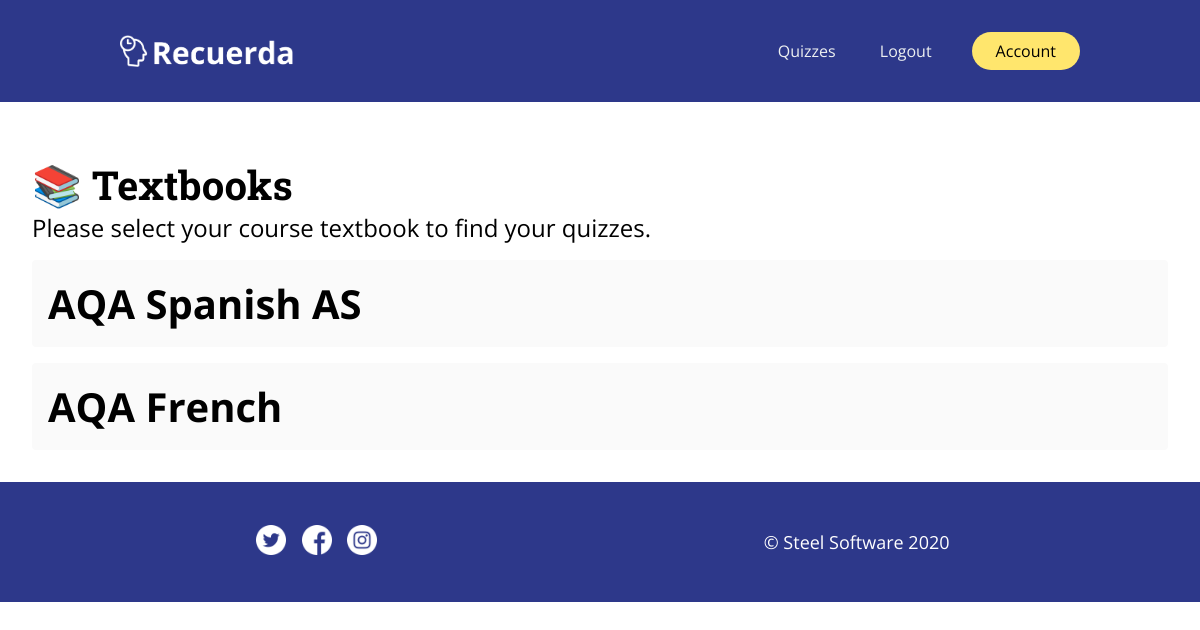
Before: /quizzes (signed in) with the older database file.
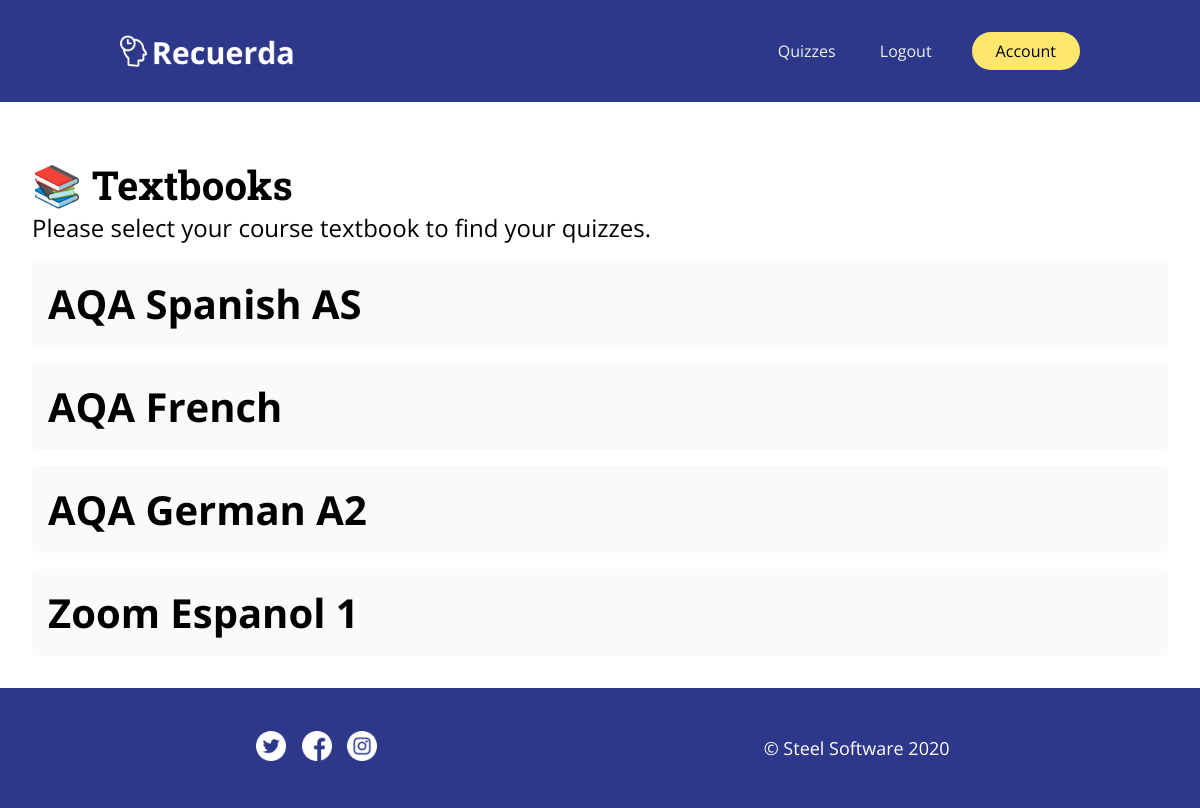
After: the same page with the newer database file.
### quiz_program/models.py (models this page shows, shortened)
class Textbook(db.Model):
    id = db.Column(db.Integer, primary_key=True)
    title = db.Column(db.String(100), nullable=False)
    chapters = db.relationship('Chapter', backref='textbook', lazy=True)

### quiz_program/routes.py (the view)
@app.route("/quizzes")
@login_required
def quizzes():
    textbooks = Textbook.query.all()
    quizzes = Quiz.query.all()
    quiz_lengths = []
    textbook_ids = []
    for quiz in quizzes:
        quiz_lengths.append(len(list(quiz.questions)))
        textbook_ids.append(quiz.chapter.textbook.id)
    return render_template('quizzes.html', title='Quizzes', quizzes=quizzes, quiz_lengths=quiz_lengths, textbook_ids=textbook_ids, textbooks=textbooks)

### quiz_program/models.py (called while the page is built)
@login_manager.user_loader
def load_user(user_id):
    return User.query.get(int(user_id))

### quiz_program/templates/quizzes.html
{% extends "layout.html" %}
{% block content %}
    <h2>📚 Textbooks</h2>
    <p>Please select your course textbook to find your quizzes.</p>
    {% for textbook in textbooks %}
        <article class="quiz">
            <h2><a href="{{ url_for('textbook', textbook_id=textbook.id) }}">{{ textbook.title }}</a></h2>
        </article>
    {% endfor %}
{% endblock content %}

### quiz_program/templates/layout.html (shortened to what this page needs)
<!DOCTYPE html>
<html lang="en">
<head>
    <link rel="stylesheet" href="../static/styles.css">
</head>
<body>
    <header>
        <img class="logo" src="{{ url_for('static', filename='assets/recuerda-white-withoutslogan.png') }}" alt="Recuerda"/>
        <nav>
            <ul class="nav__links">
                {% if current_user.is_authenticated %}
                    <li>
                        <a href="{{url_for('quizzes')}}">Quizzes</a>
                    </li>
                    <li>
                        <a href="{{url_for('logout')}}">Logout</a>
                    </li>
                {% endif %}
            </ul>
        </nav>
        {% if not current_user.is_authenticated %}
            <a href="{{url_for('register')}}" class="cta"><button>Register</button></a>
        {% else %}
            <a href="{{url_for('account')}}" class="cta"><button>Account</button></a>
        {% endif %}
    </header>
    <main role="main" class="container">
        {% block content %}{% endblock %}
    </main>
    <footer>
        <div class="icons">
            <a href="#twitter"><img src="{{ url_for('static', filename='assets/twitter.png') }}" alt="Twitter"></a>
            <a href="#facebook"><img src="{{ url_for('static', filename='assets/facebook.png') }}" alt="Facebook"></a>
            <a href="#instagram"><img src="{{ url_for('static', filename='assets/instagram.png') }}" alt="Twitter"></a>
        </div>
        <p>© Steel Software 2020</p>
    </footer>
</body>
</html>

### quiz_program/static/styles.css (style rules this page uses)
* { margin: 0; box-sizing: border-box; padding: 0; font-family: 'Open Sans', sans-serif; }
li, a, button { font-size: 1em; text-decoration: none; }
.nav__links a { color: #edf0f1; }
header { display: flex; justify-content: flex-end; align-items: center; padding: 2em 10%; background-color: #2D388A; }
.logo { height: 2em; width: auto; cursor: pointer; margin-right: auto; }
.nav__links { list-style: none; }
.nav__links li { display: inline-block; padding: 0em 1.25em; }
.nav__links li a { transition: all 0.3s ease 0s; }
button { padding: 0.5em 1.5em; background-color: rgba(255, 230, 109, 1); border: none; border-radius: 50px; cursor: pointer; transition: all 0.3s ease 0s; color: black; margin-left: 1.25em; }
.container { padding: 1em 25em; }
.container h2 { font-family: 'Roboto Slab', serif; font-size: 2.5em; padding: 1em 0 0 0; }
p { font-size: 1.5em; }
.quiz { border-radius: 0.25em; background-color: rgb(250, 250, 250); margin: 1em 0; padding: 1em; }
.quiz h2 { color: black; padding: 0; font-family: 'Roboto Slab', serif; }
.quiz a { text-decoration: none; color: black; }
footer { background-color: #2D388A; color: white; margin: 0; height: 5em; padding: 5em; display: flex; align-items: center; justify-content: space-around; font-size: 0.75em; }
.icons img { height: 30px; width: auto; margin: 0 0.5em; }
@media screen and (max-width: 1200px) { .container { padding: 1em 2em } }

Changed rows visible on the page:
added Textbook: title "AQA German A2"
added Textbook: title "Zoom Espanol 1"
